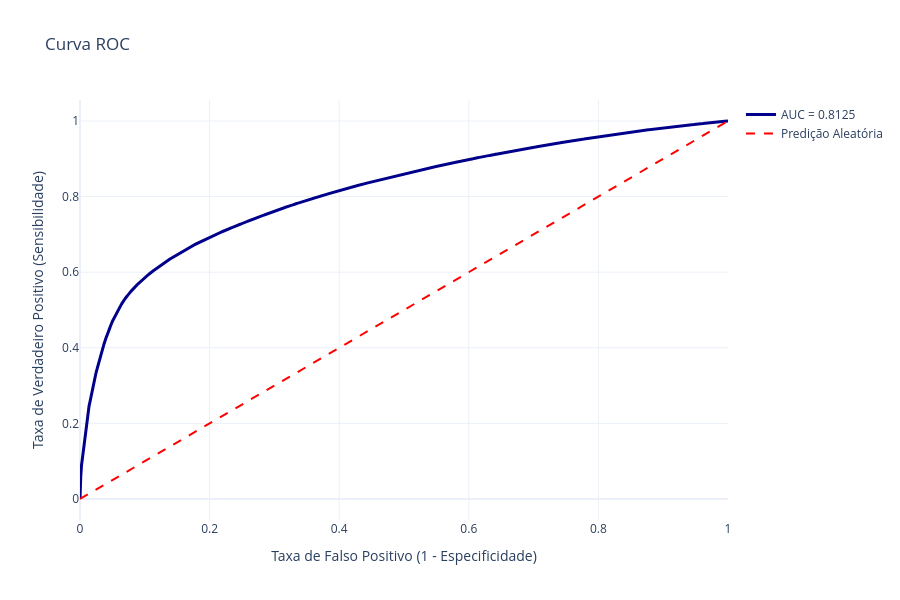

This figure's notebook cell:
### Code cell
def plot_roc_curve(y_true, y_probs):
    fpr, tpr, _ = roc_curve(y_true, y_probs)
    auc_score = roc_auc_score(y_true, y_probs)

    fig = go.Figure()
    fig.add_trace(go.Scatter(
            x=fpr, 
            y=tpr,
            mode='lines',
            name=f'AUC = {auc_score:.4f}',
            line=dict(color='darkblue', width=3)
        )
    )
    fig.add_trace(go.Scatter(
            x=[0, 1], 
            y=[0, 1],
            mode='lines',
            name='Predição Aleatória',
            line=dict(color='red', dash='dash')
        )
    )
    fig.update_layout(
        title='Curva ROC',
        xaxis_title='Taxa de Falso Positivo (1 - Especificidade)',
        yaxis_title='Taxa de Verdadeiro Positivo (Sensibilidade)',
        height=600,
        template='plotly_white'
    )
    fig.show()


y_probs = model.predict_proba(X_test)[:, 1]
plot_roc_curve(y_test, y_probs)

### Figure 1 — Plotly figure (JSON) as saved in the notebook; plotly's stock layout.template omitted (floating-point values rounded to 4 significant figures; data arrays with more than 128 entries replaced by an {"elided": "..."} marker saying what was removed)
{"data": [{"line": {"color": "darkblue", "width": 3}, "mode": "lines", "name": "AUC = 0.8125", "type": "scatter", "x": {"elided": "146848 float values"}, "y": {"elided": "146848 float values"}}, {"line": {"color": "red", "dash": "dash"}, "mode": "lines", "name": "Predição Aleatória", "type": "scatter", "x": [0, 1], "y": [0, 1]}], "layout": {"height": 600, "title": {"text": "Curva ROC"}, "xaxis": {"title": {"text": "Taxa de Falso Positivo (1 - Especificidade)"}}, "yaxis": {"title": {"text": "Taxa de Verdadeiro Positivo (Sensibilidade)"}}}}
